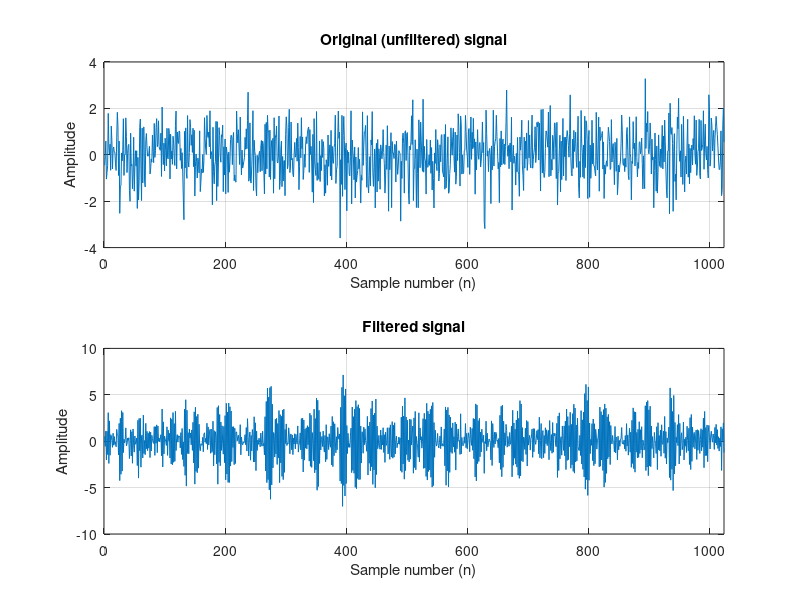

Reproduce this figure in MATLAB. (Note: this script raises an error after producing the figure.)
clear all; close all; clc;

x = randn(1,1064);
y = filter(1, [1, 0.9], x);

x = x(41:end);
y = y(41:end);

subplot(2,1,1);
plot(x);
xlim([0 1024])
grid on;
title('Original (unfiltered) signal');
xlabel('Sample number (n)');
ylabel('Amplitude');

subplot(2,1,2);
plot(y);
xlim([0 1024])
grid on;
title('Filtered signal');
xlabel('Sample number (n)');
ylabel('Amplitude');

%% 3.2.1
figure;
[h,w] = freqz([1], [1 0.9], 512);
py = pgm(y);

%% 3.2.2
subplot(2,1,1);
plot(w/(2*pi),abs(h).^2)
hold on;
plot(w/(2*pi), py(1:512).', 'r');
legend('Theoretical PSD', 'Realised PSD', 'Location', 'NorthWest')
grid on;
xlabel('Normalised Frequency');
ylabel('Amplitude');


%% 3.2.3
subplot(2,1,2)
plot(w/(2*pi),abs(h).^2)
hold on;
plot(w/(2*pi), py(1:512).', 'r');
legend('Theoretical PSD', 'Realised PSD', 'Location', 'NorthWest')
xlim([.4 .5]);
grid on;
xlabel('Normalised Frequency');
ylabel('Amplitude');


%% 3.2.4

figure;
R = xcorr(y, 'unbiased');
plot(R)

a1 = -R(1025)/R(1024);
var1 = R(1024) + a1*R(1025);
